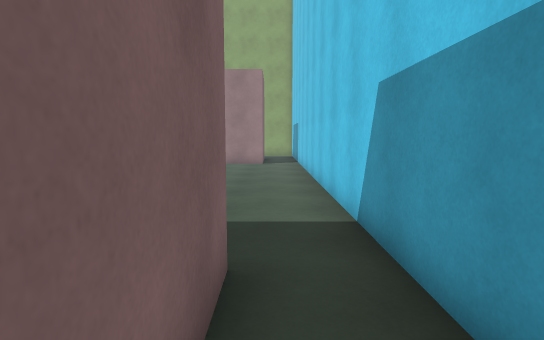
view 1 (above)

18 first-person views from a walk through a scene from a Unity 3-D project. The camera is 1.5 m above the floor, tilts 6° down and sees 80° across. The floor is counted in squares, 1 m on a side. Each view is taken from the middle of a square. On the plan, view 1 faces up. The plan holds only what a view shows up to about 15 squares ahead; the rest is blank.

view 2
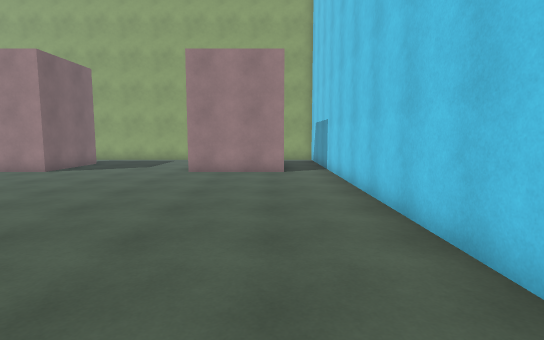

view 3
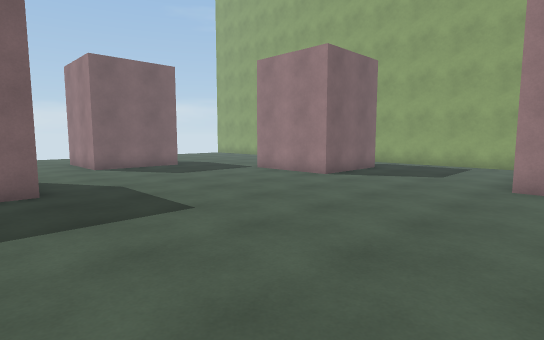

view 4
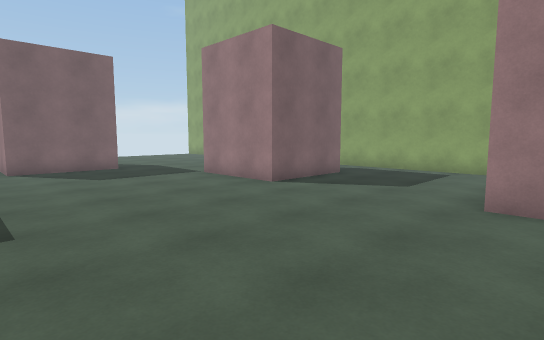

view 5
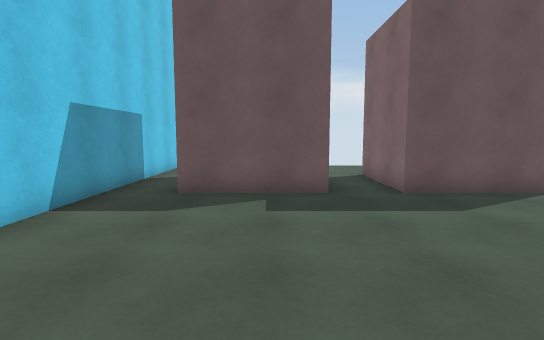

view 6
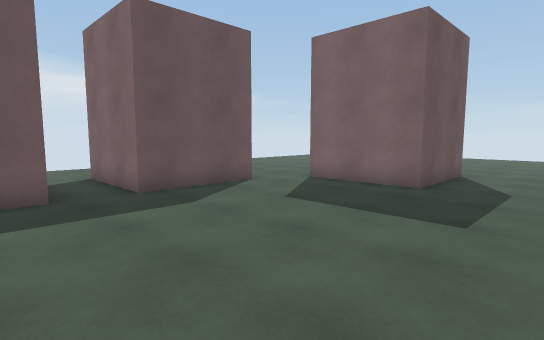

view 7
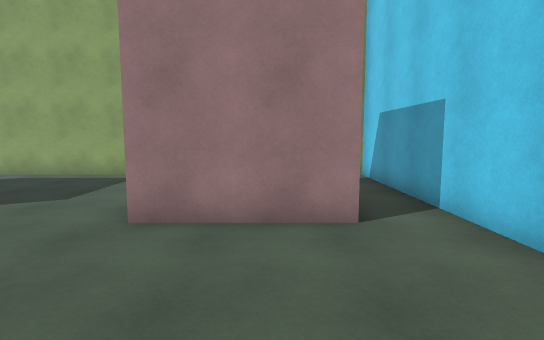

view 8
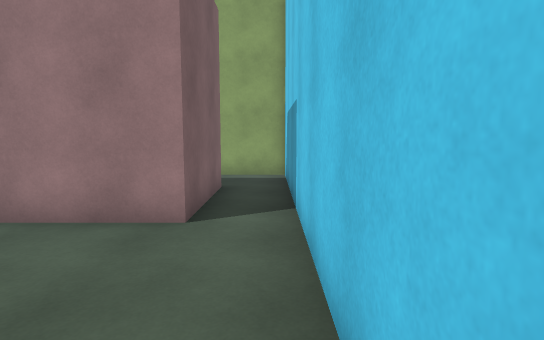

view 9
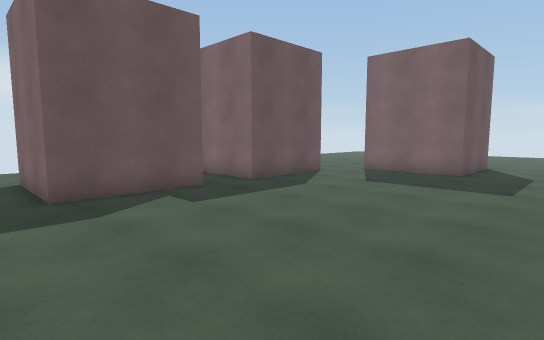

view 10
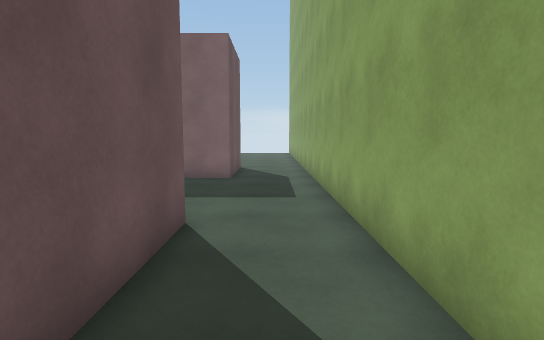

view 11
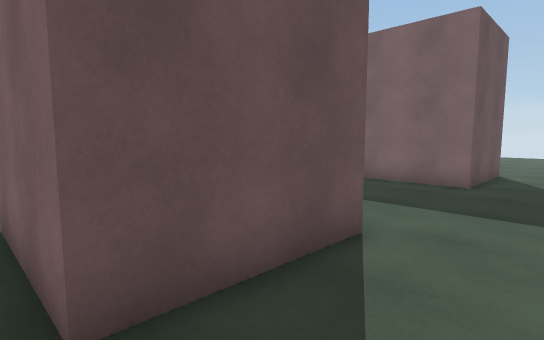

view 12
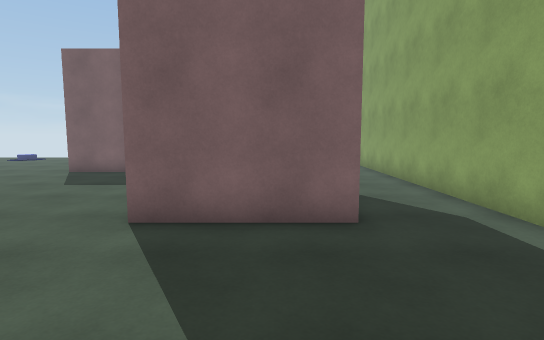

view 13
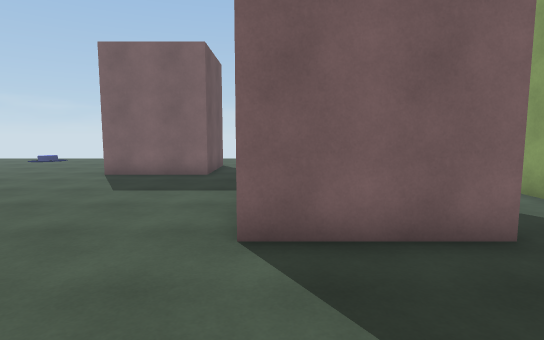

view 14
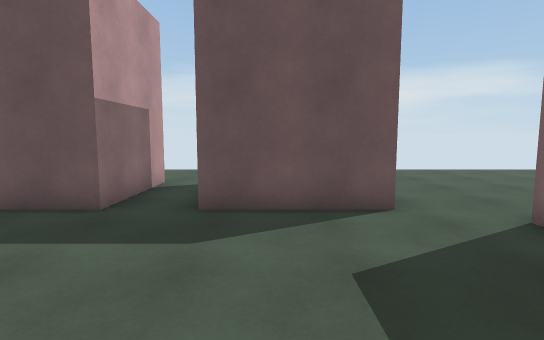

view 15
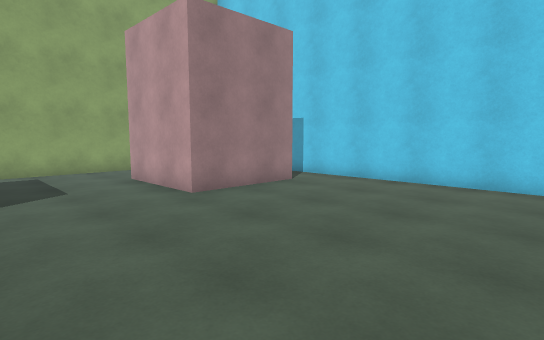

view 16
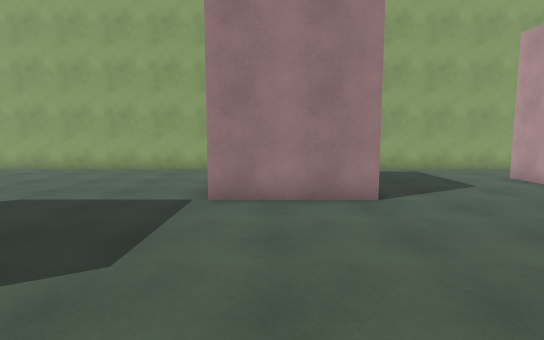

view 17
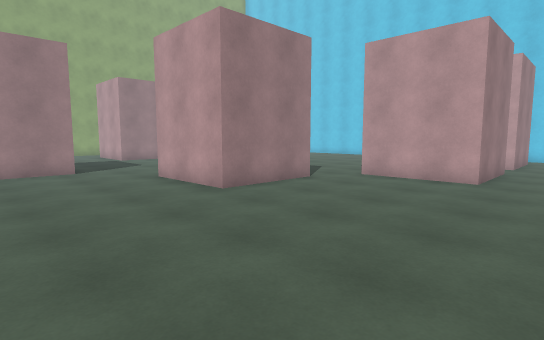

view 18
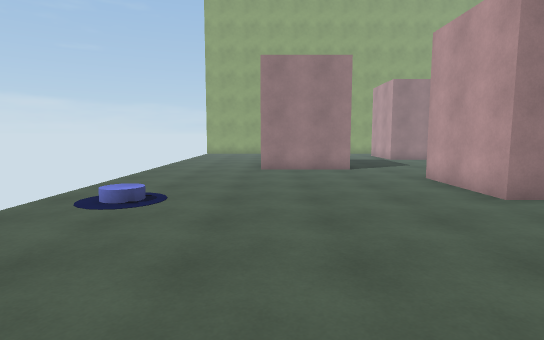

### Floor plan
Points are (right, up) in squares from view 1. A wall is a line through its corners. A room is listed if a view was taken in it or the views show most of it. See-through windows are left out.
Room 1 (views 1, 2, 3, 4, 5, 6, 7, 8, 9, 10, 11, 12, 13, 14, 15, 16)
walls: (-4.5, 17.5) (-4.5, 21.5) (-0.5, 21.5) (-0.5, 17.5) (-4.5, 17.5); (-10.5, 3.5) (-6.5, 3.5) (-6.5, -0.5); (-16.5, 8.5) (-12.5, 8.5) (-12.5, 4.5) (-13.5, 4.5); (-14.5, 21.5) (-10.5, 21.5) (-10.5, 17.5) (-14.5, 17.5); (-18.5, 15.5) (-18.5, 11.5) (-19.5, 11.5); (-4.5, -0.5) (-4.5, 3.5) (-0.5, 3.5) (-0.5, -0.5); (1.5, -1.6) (1.5, 24.5) (-15.5, 24.5)
ways out: opening at (-18, 9.8) to room 2; opening at (-16.5, 16.2) to room 2; opening at (-14.7, 23) to room 2; opening at (-12, 4) to room 2; opening at (-5.5, 0) to room 2; opening at (0.5, -0.5) to room 2
Room 2 (views 17, 18)
walls: (-19.5, 11.5) (-22.5, 11.5); (-13.5, 4.5) (-16.5, 4.5) (-16.5, 8.5); (-20.9, 15.5) (-18.5, 15.5); (-6.5, -0.5) (-10.5, -0.5) (-10.5, 3.5); (-3.1, -0.5) (-4.5, -0.5); (-15.5, 24.5) (-25.2, 24.5); (1.5, -3.1) (1.5, -1.6)
ways out: opening at (-18, 9.8) to room 1; opening at (-16.5, 16.2) to room 1; opening at (-14.7, 23) to room 1; opening at (-12, 4) to room 1; opening at (-5.5, 0) to room 1; opening at (0.5, -0.5) to room 1
objects: other object (-25, 5)

Positions as (right, up) in squares from view 1, and headings:
1: (0, 0), facing up
2: (-1, 4), facing up
3: (-3, 7), facing up-left
4: (-3, 10), facing up-left
5: (-3, 12), facing down
6: (-3, 12), facing down-left
7: (-2, 12), facing up
8: (1, 12), facing up
9: (1, 12), facing down-left
10: (1, 23), facing left
11: (0, 24), facing down-left
12: (-5, 20), facing left
13: (-6, 18), facing left
14: (-8, 10), facing down
15: (-9, 10), facing up-right
16: (-13, 10), facing up
17: (-22, -3), facing up-right
18: (-22, -3), facing up
